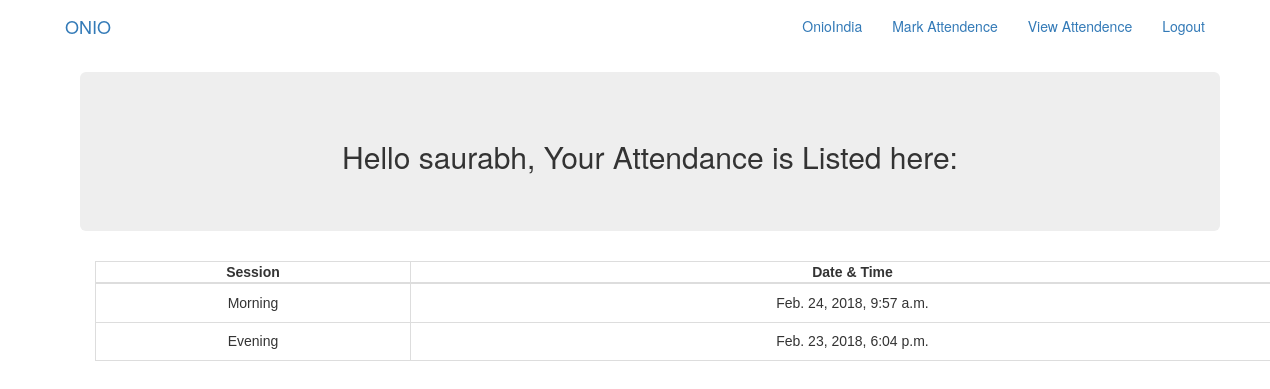
The page /attendance/list/ (signed in) on the database as committed earlier.
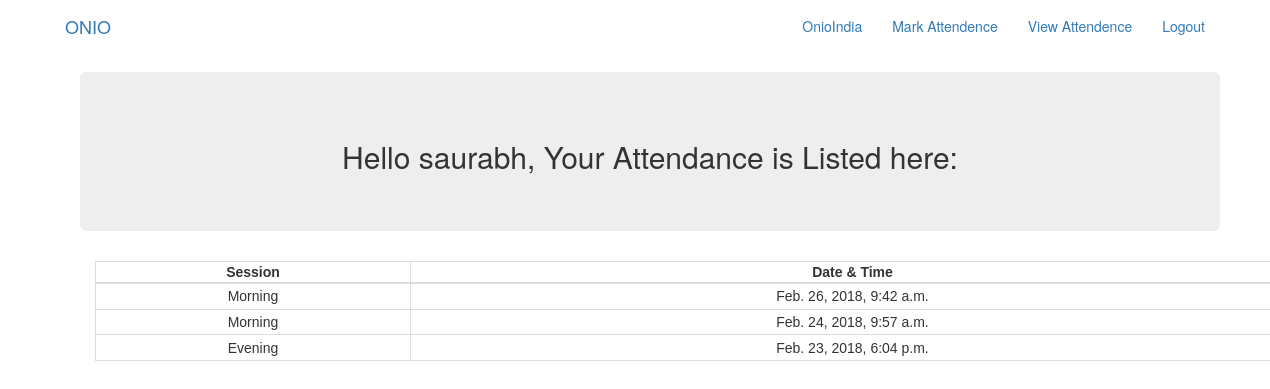
The same page on the database as committed later.
### attendance/models.py (models this page shows, shortened)
class Session(models.Model):
    user = models.ForeignKey(User)
    session = models.CharField(max_length=25,choices=CHOICE,default="No Attendance")
    t_date = models.DateTimeField(default=timezone.now,blank=True)
    only_date = models.DateField(default=timezone.now().today,blank=True)

### attendance/views.py (the view)
class DetailSessionView(LoginRequiredMixin,ListView):
    model = Session
    template_name = 'attendance/view_attendance.html'
    def get_queryset(self):
        return Session.objects.filter(user_id=self.request.user).order_by('-t_date')

### attendance/templates/attendance/view_attendance.html (shortened to what this page needs)
{% extends "base.html" %}
{% load bootstrap3 %}
{% block content %}
<div class="container">
  <div class="jumbotron">
    <center>
      <h2>Hello {{ request.user.username }}, Your Attendance is Listed here:</h2>
    </center>
  </div>
  <center>
  <div class="container">
    {% if session_list %}
      <table class='table-bordered' cellpadding="4" border="">
        <thead>
          <th><center>Session</center></th>
          <th><center>Date & Time</center></th>
        </thead>
      {% for session in session_list %}
      <tr>
        <td><center>{{ session.session }}</center></td>
        <td><center>{{ session.t_date }}</center></td>
      </tr>
      {% endfor %}
      </table>
    {% else %}
      <p>No Session Records Found!!</p>
    {% endif %}
  </center>
  </div>
  </div>
  <br><br>
{% endblock %}

### templates/base.html (shortened to what this page needs)
<!DOCTYPE html>
{% load staticfiles %}
<html>
  <head>
    <link rel="stylesheet" href="https://maxcdn.bootstrapcdn.com/bootstrap/3.3.7/css/bootstrap.min.css">
    <link rel="stylesheet" href="https://maxcdn.bootstrapcdn.com/bootstrap/3.3.7/css/bootstrap-theme.min.css">
    <link rel="stylesheet" href="{% static 'simplesocial/css/master.css' %}">
  </head>
  <body>
    <nav class='navbar mynav' role='navigation' id='navbar'>
      <div class="container">
        <a class='navbar-brand mynav' href="{% url 'home' %}">ONIO</a>
        <ul class='nav navbar-nav navbar-right'>
          <li><a href="http://onioindia.com/">OnioIndia</a></li>
          {% if user.is_authenticated %}
            <li><a href="{% url 'attendance:create' %}">Mark Attendence</a></li>
            <li><a href="{% url 'attendance:list' %}">View Attendence</a></li>
            <li><a href="{% url 'accounts:logout' %}">Logout</a></li>
          {% else %}
            <li><a href="{% url 'accounts:login' %}">Log In</a></li>
            <li><a href="{% url 'accounts:signup' %}">Sign Up</a></li>
          {% endif %}
        </ul>
      </div>
    </nav>
    <div class="container mycontent">
      {% block content %}
      {% endblock %}
  </body>
</html>

### attendance/templates/attendance/view_attendance.html (style rules this page uses)
table { color: #333; font-family: Helvetica, Arial, sans-serif; width: 1200px; height: 100px; border-collapse: collapse; border-spacing: 0; }

Rows that differ between the two databases and show on the page:
added Session: session "Morning", t_date "Feb. 26, 2018, 9:42 a.m."
